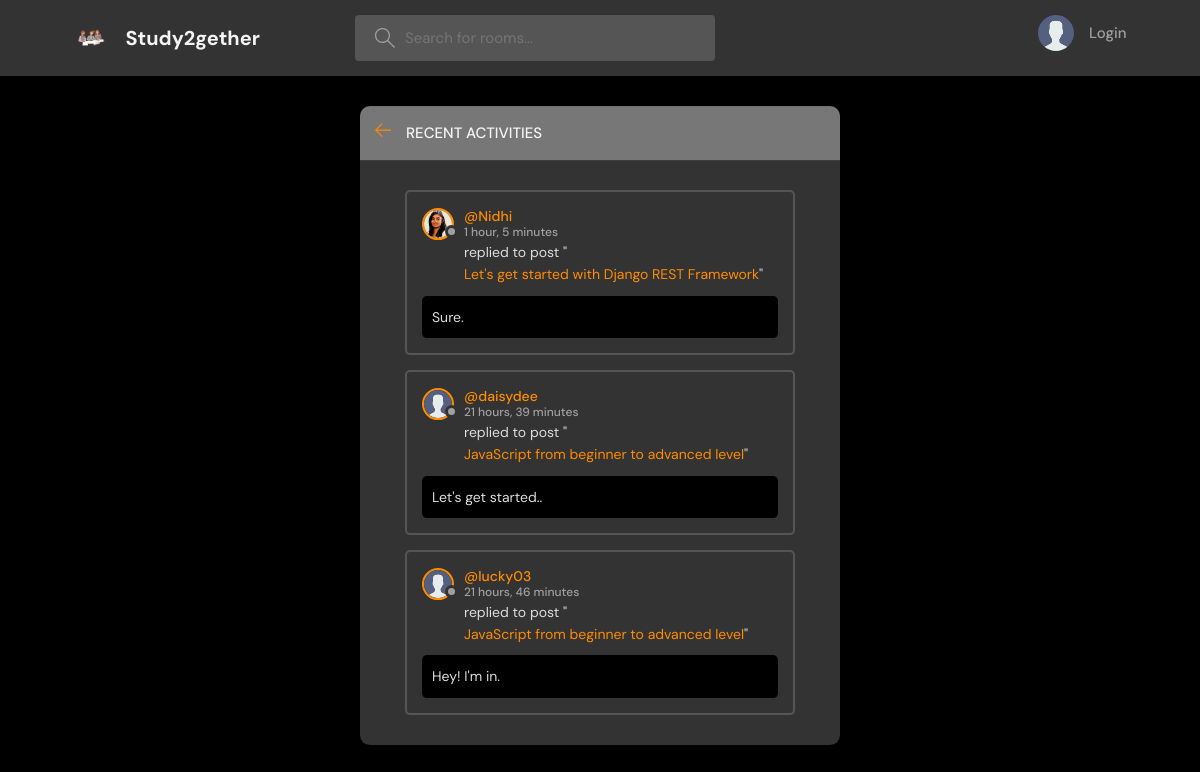
The page /activity/ on the database its author committed.
### base/models.py (models this page shows, shortened)
class Messages(models.Model):
    user = models.ForeignKey(User, on_delete=models.CASCADE)
    room = models.ForeignKey(Room, on_delete=models.CASCADE)
    body = models.TextField()
    updated = models.DateTimeField(auto_now=True)
    created = models.DateTimeField(auto_now_add=True)
    class Meta:
        ordering = ['-updated', '-created']

class User(AbstractUser):
    name = models.CharField(max_length=200, null=True)
    email = models.EmailField(unique=True,null=True)
    bio = models.TextField(null=True)
    avatar = models.ImageField(null=True, default="avatar.svg")
    USERNAME_FIELD = 'email'
    REQUIRED_FIELDS = []

class Room(models.Model):
    host = models.ForeignKey(User, on_delete=models.SET_NULL, null=True)
    topic = models.ForeignKey(Topic, on_delete=models.SET_NULL, null=True)
    name = models.CharField(max_length=200)
    description = models.TextField(null=True, blank=True)
    participants = models.ManyToManyField(User, related_name='participants')
    updated = models.DateTimeField(auto_now=True)
    created = models.DateTimeField(auto_now_add=True)
    class Meta:
        ordering = ['-updated', '-created']
    def __str__(self):
        return self.name

### base/views.py (the view)
# urls.py: path("activity/", views.activityPage, name="activity"),
def activityPage(request):
    room_msgs = Messages.objects.all()
    return render(request, "base/activity.html", {
        'room_msgs' : room_msgs
    })

### base/templates/base/activity.html (shortened to what this page needs)
{% extends "main.html" %}
{% block content %}
<main class="layout">
  <div class="container">
    <div class="layout__box">
      <div class="layout__boxHeader">
        <div class="layout__boxTitle">
          <a href="{% url "home" %}">
            <svg version="1.1" xmlns="http://www.w3.org/2000/svg" width="32" height="32" viewBox="0 0 32 32">
              <title>arrow-left</title>
              <path
                d="M13.723 2.286l-13.723 13.714 13.719 13.714 1.616-1.611-10.96-10.96h27.625v-2.286h-27.625l10.965-10.965-1.616-1.607z"
              ></path>
            </svg>
          </a>
          <h3>Recent Activities</h3>
        </div>
      </div>
      <div class="activities-page layout__body">
        {% for msg in room_msgs %}
        <div class="activities__box">
          <div class="activities__boxHeader roomListRoom__header">
            <a href="{% url "user-profile" msg.user.id %}" class="roomListRoom__author">
              <div class="avatar avatar--small">
                <img src="{{msg.user.avatar.url}}" />
              </div>
              <p>
                @{{msg.user.username}}
                <span>{{msg.created|timesince}}</span>
              </p>
            </a>
          </div>
          <div class="activities__boxContent">
            <p>replied to post "<a href="{% url "room" msg.room.id %}">{{msg.room}}</a>"</p>
            <div class="activities__boxRoomContent">{{msg.body}}</div>
          </div>
        </div>
        {% endfor %}
      </div>
    </div>
  </div>
</main>
{% endblock %}

### static/styles/style.css (style rules this page uses)
:root { --color-main: #ff8c00; --color-main-light: #ffd700; --color-dark: #333333; --color-dark-medium: #555555; --color-dark-light: #777777; --color-light: #f4f4f4; --color-gray: #a0a0a0; --color-light-gray: #dcdcdc; --color-bg: black; --color-success: #2ecc71; --color-error: #e74c3c; }
* { font-family: "DM Sans", -apple-system, BlinkMacSystemFont, "Segoe UI", Roboto, Oxygen, Ubuntu, Cantarell, "Open Sans", "Helvetica Neue", sans-serif; margin: 0; padding: 0; box-sizing: border-box; text-rendering: optimizeLegibility; font-size: inherit; }
html { font-size: 56.25%; }
@media only screen and (min-width: 1200px) { html { font-size: 62.5%; } }
body { line-height: 1.6; font-weight: 400; font-size: 1.5rem; color: var(--color-light-gray); background-color: var(--color-bg); min-height: 100vh; }
img { width: 100%; }
a { display: inline-block; color: var(--color-main); text-decoration: none; }
.container { max-width: 120rem; width: 90%; margin: auto; }
.avatar { position: relative; display: inline-block; border-radius: 50%; border: 2px solid var(--color-main); }
.avatar img { display: block; border-radius: 50%; object-fit: cover; object-position: center; }
.avatar::after { content: ""; display: block; position: absolute; background-color: var(--color-gray); z-index: 111; border-radius: 50%; border: 0.3rem solid var(--color-dark); }
.avatar.avatar--small img { width: 2.8rem; height: 2.8rem; }
.avatar.avatar--small:after { width: 0.7rem; height: 0.7rem; bottom: 0px; right: -6px; }
.layout { margin-top: 2.4rem; }
.layout > .container { display: flex; justify-content: space-between; align-items: flex-start; }
.layout__box { width: 90%; max-width: 48rem; min-height: 40rem; position: absolute; top: 50%; left: 50%; transform: translate(-50%, -46%); background-color: var(--color-dark); border-radius: 1rem; box-shadow: 1px 1px 6px 3px rgba(0, 0, 0, 0.1); overflow: hidden; }
.layout__boxHeader { display: flex; padding: 1.5rem; background-color: var(--color-dark-light); }
.layout__boxTitle { display: flex; gap: 1.5rem; align-items: center; }
.layout__boxTitle h3 { text-transform: uppercase; font-weight: 500; color: var(--color-light); }
.layout__boxTitle svg { width: 1.6rem; height: 1.6rem; fill: var(--color-main); }
.layout__body { margin: 3rem; }
.roomListRoom__header { display: flex; justify-content: space-between; align-items: center; }
.roomListRoom__author { font-weight: 500; display: flex; align-items: center; gap: 1rem; }
.activities__box { margin: 1.5rem; padding: 1.5rem; border: 2px solid var(--color-dark-medium); border-radius: 5px; }
.activities__boxHeader p { font-size: 1.4rem; line-height: 1.3; }
.activities__boxHeader p span { color: var(--color-gray); font-size: 1.2rem; display: block; }
.activities__boxContent { margin-left: 4.2rem; }
.activities__boxContent { font-size: 1.4rem; }
.activities__boxRoomContent { background: var(--color-bg); padding: 1rem; border-radius: 5px; margin-top: 1rem; margin-left: -4.2rem; }

### rows shown on the page
Messages: user.avatar (placeholder picture), user.username "Nidhi", created "1 hour, 5 minutes", room "Let's get started with Django REST Framework", body "Sure."
Messages: user.avatar (placeholder picture), user.username "daisydee", created "21 hours, 39 minutes", room "JavaScript from beginner to advanced level", body "Let's get started.."
Messages: user.avatar (placeholder picture), user.username "lucky03", created "21 hours, 46 minutes", room "JavaScript from beginner to advanced level", body "Hey! I'm in."
